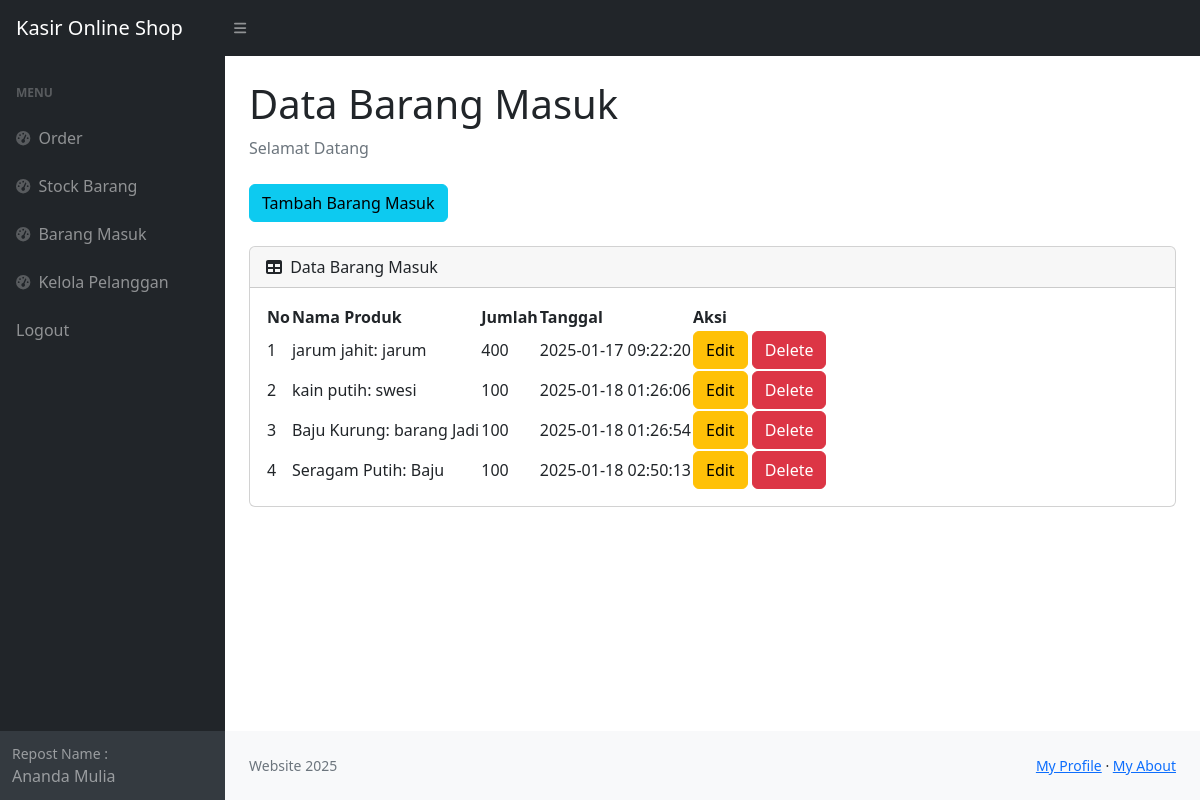
Page /masuk.php (signed in) on the committed database.
### tables this page shows
CREATE TABLE `masuk` (
  `idmasuk` int(11) NOT NULL,
  `idproduk` int(11) NOT NULL,
  `qty` int(11) NOT NULL,
  `tanggalmasuk` timestamp NOT NULL DEFAULT current_timestamp()
);

CREATE TABLE `produk` (
  `idproduk` int(11) NOT NULL,
  `namaproduk` varchar(20) NOT NULL,
  `deskripsi` varchar(30) NOT NULL,
  `harga` int(11) NOT NULL,
  `stock` int(11) NOT NULL
);

### masuk.php (the view, shortened to what this page needs)
<?php
require 'ceklogin.php';
?>
<!DOCTYPE html>
<html lang="en">
    <head>
        <link href="https://cdn.datatables.net/1.10.20/css/datatables.bootsrap4.min.css" rel="stylesheet" />
        <link href="https://cdn.jsdelivr.net/npm/simple-datatables@7.1.2/dist/style.min.css" rel="stylesheet" />
        <link href="css/styles.css" rel="stylesheet" />
    </head>
    <body class="sb-nav-fixed">
        <nav class="sb-topnav navbar navbar-expand navbar-dark bg-dark">
            <a class="navbar-brand ps-3" href="index.php">Kasir Online Shop</a>
        <button class="btn btn-link btn-sm order-1 lg-0" id="sidebarToggle" href="#!"><i class="fas fa-bars"></i></button>
        </nav>
        <div id="layoutSidenav">
            <div id="layoutSidenav_nav">
                <nav class="sb-sidenav accordion sb-sidenav-dark" id="sidenavAccordion">
                    <div class="sb-sidenav-menu">
                        <div class="nav">
                            <div class="sb-sidenav-menu-heading">Menu</div>
                            <a class="nav-link" href="index.php">
                                <div class="sb-nav-link-icon"><i class="fas fa-tachometer-alt"></i></div>
                                Order
                            </a>
                            <a class="nav-link" href="stock.php">
                                <div class="sb-nav-link-icon"><i class="fas fa-tachometer-alt"></i></div>
                                Stock Barang
                            </a>
                            <a class="nav-link" href="masuk.php">
                                <div class="sb-nav-link-icon"><i class="fas fa-tachometer-alt"></i></div>
                                Barang Masuk
                            </a>
                            <a class="nav-link" href="Pelanggan.php">
                                <div class="sb-nav-link-icon"><i class="fas fa-tachometer-alt"></i></div>
                                Kelola Pelanggan
                            </a>
                            <a class="nav-link" href="logout.php">
                                Logout
                            </a>
                        </div>
                    </div>
                    <div class="sb-sidenav-footer">
                        <div class="small">Repost Name :</div>
                        Ananda Mulia
                    </div>
                </nav>
            </div>
            <div id="layoutSidenav_content">
                <main>
                    <div class="container-fluid px-4">
                        <h1 class="mt-4">Data Barang Masuk</h1>
                        <ol class="breadcrumb mb-4">
                            <li class="breadcrumb-item active">Selamat Datang</li>
                        </ol>
                            <button type="button" class="btn btn-info mb-4" data-toggle="modal" data-target="#myModal">
                                 Tambah Barang Masuk
                            </button>
                        <div class="card mb-4">
                            <div class="card-header">
                                <i class="fas fa-table me-1"></i>
                                Data Barang Masuk
                            </div>
                            <div class="card-body">
                                <table id="datatablesSimple">
                                    <thead>
                                        <tr>
                                            <th>No</th>
                                            <th>Nama Produk</th>
                                            <th>Jumlah</th>
                                            <th>Tanggal</th>
                                            <th>Aksi</th>
                                        </tr>
                                    </thead>
                                    <tbody>
                                    <?php
                                    $get = mysqli_query($c,"select * from masuk m, produk p where m.idproduk=p.idproduk");
                                    $i = 1;
                                    while($p=mysqli_fetch_array($get)){
                                    $namaproduk = $p['namaproduk'];
                                    $deskripsi = $p['deskripsi'];
                                    $qty = $p['qty'];
                                    $idmasuk = $p['idmasuk'];
                                    $tanggal = $p['tanggalmasuk'];
                                    ?>
                                        <tr>
                                            <td><?=$i++;?></td>
                                            <td><?=$namaproduk;?>: <?=$deskripsi;?></td>
                                            <td><?=$qty;?></td>
                                            <td><?=$tanggal;?></td>
                                            <td>
                                            <button type="button" class="btn btn-warning" data-toggle="modal" data-target="#edit<?=$idmasuk;?>">
                                                Edit
                                            </button>
                                            <button type="button" class="btn btn-danger" data-toggle="modal" data-target="#delete<?=$idmasuk;?>">
                                                Delete
                                            </button>
                                            </td>
                                        </tr>
                                    <?php
                                    };
                                    ?>
                                    </tbody>
                                </table>
                            </div>
                        </div>
                    </div>
                </main>
                <footer class="py-4 bg-light mt-auto">
                    <div class="container-fluid px-4">
                        <div class="d-flex align-items-center justify-content-between small">
                            <div class="text-muted">Website 2025</div>
                            <div>
                                <a href='Data' target='_blank'>My Profile</a>
                                &middot;
                                <a href='paralax' target='_blank'>My About</a>
                            </div>
                        </div>
                    </div>
                </footer>
            </div>
        </div>
    </body>
</html>

### rows in the picture
masuk: idproduk.namaproduk "jarum jahit", idproduk.deskripsi "jarum", qty "400", tanggalmasuk "2025-01-17 09:22:20"
masuk: idproduk.namaproduk "kain putih", idproduk.deskripsi "swesi", qty "100", tanggalmasuk "2025-01-18 01:26:06"
masuk: idproduk.namaproduk "Baju Kurung", idproduk.deskripsi "barang Jadi", qty "100", tanggalmasuk "2025-01-18 01:26:54"
masuk: idproduk.namaproduk "Seragam Putih", idproduk.deskripsi "Baju", qty "100", tanggalmasuk "2025-01-18 02:50:13"
